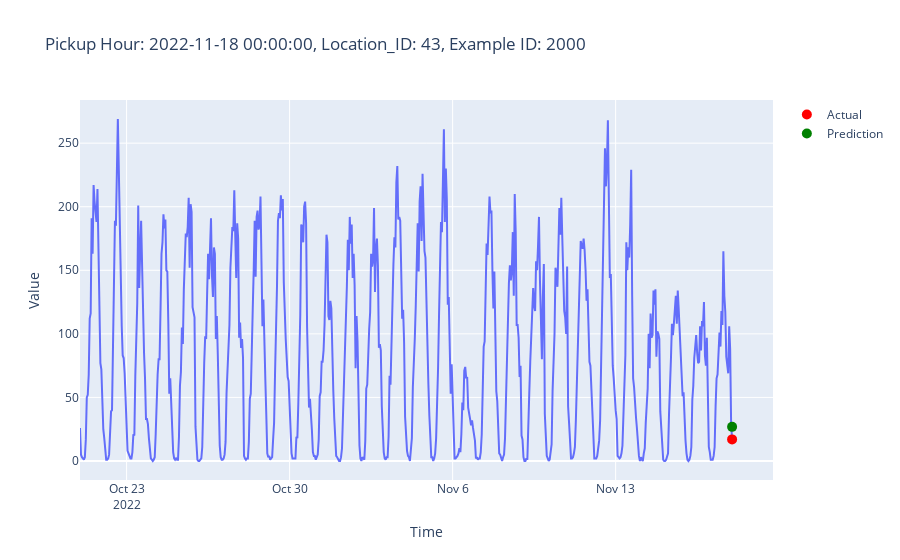

The notebook cell this image was saved under:
### Code cell
plot.plot_one_sample(features=X_test, targets=y_test, predictions=pd.Series(predictions), example_id=2000)

### Figure 1 — Plotly figure (JSON) as saved in the notebook; plotly's stock layout.template omitted (floating-point values rounded to 4 significant figures; data arrays with more than 128 entries replaced by an {"elided": "..."} marker saying what was removed)
{"data": [{"hovertemplate": "Time=%{x}<br>Value=%{y}<extra></extra>", "legendgroup": "", "line": {"color": "#636efa", "dash": "solid"}, "marker": {"symbol": "circle"}, "mode": "lines", "name": "", "orientation": "v", "showlegend": false, "type": "scatter", "x": {"elided": "673 str values"}, "xaxis": "x", "y": {"elided": "673 int values"}, "yaxis": "y"}, {"line": {"color": "red", "width": 2}, "marker": {"size": 10}, "mode": "markers", "name": "Actual", "type": "scatter", "x": ["2022-11-18T00:00:00"], "y": [17]}, {"line": {"color": "green", "width": 2}, "marker": {"size": 10}, "mode": "markers", "name": "Prediction", "type": "scatter", "x": ["2022-11-18T00:00:00"], "y": [26.86]}], "layout": {"legend": {"tracegroupgap": 0}, "title": {"text": "Pickup Hour: 2022-11-18 00:00:00, Location_ID: 43, Example ID: 2000"}, "xaxis": {"anchor": "y", "domain": [0, 1], "title": {"text": "Time"}}, "yaxis": {"anchor": "x", "domain": [0, 1], "title": {"text": "Value"}}}}
